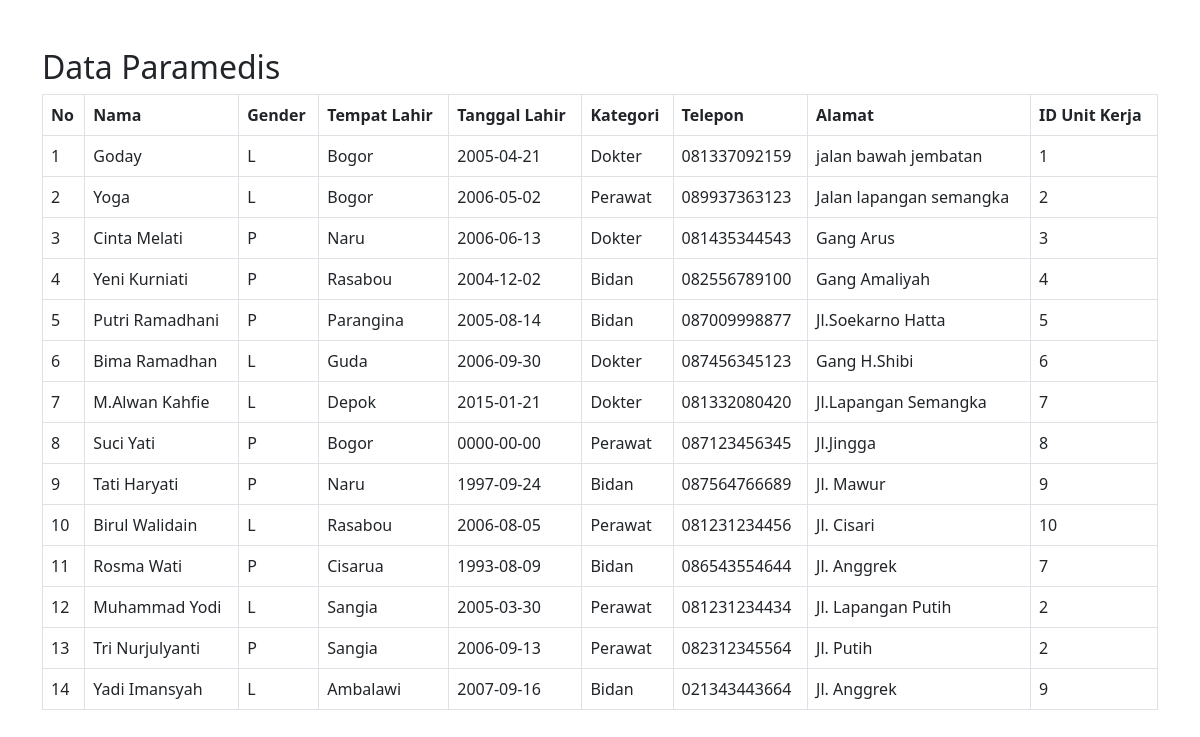
Page /paramedis.php on the committed database.
### tables this page shows
CREATE TABLE `paramedik` (
  `id` int(11) NOT NULL,
  `nama` varchar(20) NOT NULL,
  `gender` char(1) DEFAULT NULL,
  `tmp_lahir` varchar(30) DEFAULT NULL,
  `tgl_lahir` date DEFAULT NULL,
  `kategori` enum('Dokter','Perawat','Bidan') DEFAULT NULL,
  `telpon` varchar(20) DEFAULT NULL,
  `alamat` varchar(100) DEFAULT NULL,
  `unitkerja_id` int(11) DEFAULT NULL
);

### paramedis.php (the view, shortened to what this page needs)
<?php
$host = "localhost";
$username = "root";
$password = "";
$database = "dbpuskesmas";
$conn = mysqli_connect($host, $username, $password, $database);
?>
<!DOCTYPE html>
<html lang="en">
<head>
    <link rel="stylesheet" href="https://cdnjs.cloudflare.com/ajax/libs/twitter-bootstrap/5.3.0/css/bootstrap.min.css">
    </head>
<body>
    <div class="container mt-5">
        <h2>Data Paramedis</h2>
        <table class="table table-bordered">
            <thead>
                <tr>
                    <th>No</th>
                    <th>Nama</th>
                    <th>Gender</th>
                    <th>Tempat Lahir</th>
                    <th>Tanggal Lahir</th>
                    <th>Kategori</th>
                    <th>Telepon</th>
                    <th>Alamat</th>
                    <th>ID Unit Kerja</th>
                </tr>
            </thead>
            <tbody>
                <?php
                $sql = "SELECT id, nama, gender, tmp_lahir, tgl_lahir, kategori, telpon, alamat, unitkerja_id FROM paramedik";
                $result = mysqli_query($conn, $sql);
                if (mysqli_num_rows($result) > 0) {
                    $no = 1;
                    while($row = mysqli_fetch_assoc($result)) {
                        echo "<tr>";
                        echo "<td>" . $no++ . "</td>";
                        echo "<td>" . $row["nama"]. "</td>";
                        echo "<td>" . $row["gender"]. "</td>";
                        echo "<td>" . $row["tmp_lahir"]. "</td>";
                        echo "<td>" . $row["tgl_lahir"]. "</td>";
                        echo "<td>" . $row["kategori"]. "</td>";
                        echo "<td>" . $row["telpon"]. "</td>";
                        echo "<td>" . $row["alamat"]. "</td>";
                        echo "<td>" . $row["unitkerja_id"]. "</td>";
                        echo "</tr>";
                    }
                } else {
                    echo "<tr><td colspan='9'>Tidak ada data paramedis.</td></tr>";
                }
                ?>
            </tbody>
        </table>
    </div>
    </body>
</html>

### rows in the picture
paramedik: nama "Goday", gender "L", tmp_lahir "Bogor", tgl_lahir "2005-04-21", kategori "Dokter", telpon "081337092159", alamat "jalan bawah jembatan", unitkerja "1"
paramedik: nama "Yoga", gender "L", tmp_lahir "Bogor", tgl_lahir "2006-05-02", kategori "Perawat", telpon "089937363123", alamat "Jalan lapangan semangka", unitkerja "2"
paramedik: nama "Cinta Melati", gender "P", tmp_lahir "Naru", tgl_lahir "2006-06-13", kategori "Dokter", telpon "081435344543", alamat "Gang Arus", unitkerja "3"
paramedik: nama "Yeni Kurniati", gender "P", tmp_lahir "Rasabou", tgl_lahir "2004-12-02", kategori "Bidan", telpon "082556789100", alamat "Gang Amaliyah", unitkerja "4"
paramedik: nama "Putri Ramadhani", gender "P", tmp_lahir "Parangina", tgl_lahir "2005-08-14", kategori "Bidan", telpon "087009998877", alamat "Jl.Soekarno Hatta", unitkerja "5"
paramedik: nama "Bima Ramadhan", gender "L", tmp_lahir "Guda", tgl_lahir "2006-09-30", kategori "Dokter", telpon "087456345123", alamat "Gang H.Shibi", unitkerja "6"
paramedik: nama "M.Alwan Kahfie", gender "L", tmp_lahir "Depok", tgl_lahir "2015-01-21", kategori "Dokter", telpon "081332080420", alamat "Jl.Lapangan Semangka", unitkerja "7"
paramedik: nama "Suci Yati", gender "P", tmp_lahir "Bogor", tgl_lahir "0000-00-00", kategori "Perawat", telpon "087123456345", alamat "Jl.Jingga", unitkerja "8"
paramedik: nama "Tati Haryati", gender "P", tmp_lahir "Naru", tgl_lahir "1997-09-24", kategori "Bidan", telpon "087564766689", alamat "Jl. Mawur", unitkerja "9"
paramedik: nama "Birul Walidain", gender "L", tmp_lahir "Rasabou", tgl_lahir "2006-08-05", kategori "Perawat", telpon "081231234456", alamat "Jl. Cisari", unitkerja "10"
paramedik: nama "Rosma Wati", gender "P", tmp_lahir "Cisarua", tgl_lahir "1993-08-09", kategori "Bidan", telpon "086543554644", alamat "Jl. Anggrek", unitkerja "7"
paramedik: nama "Muhammad Yodi", gender "L", tmp_lahir "Sangia", tgl_lahir "2005-03-30", kategori "Perawat", telpon "081231234434", alamat "Jl. Lapangan Putih", unitkerja "2"
paramedik: nama "Tri Nurjulyanti", gender "P", tmp_lahir "Sangia", tgl_lahir "2006-09-13", kategori "Perawat", telpon "082312345564", alamat "Jl. Putih", unitkerja "2"
paramedik: nama "Yadi Imansyah", gender "L", tmp_lahir "Ambalawi", tgl_lahir "2007-09-16", kategori "Bidan", telpon "021343443664", alamat "Jl. Anggrek", unitkerja "9"
